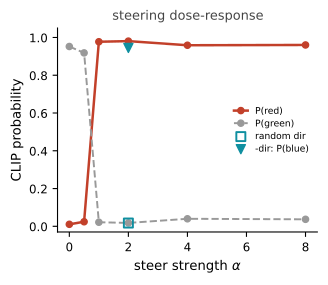

Write the Python code that produced this figure.
"""Fig 9 (G-phase): activation steering dose-response. Adding the probe
direction d_red at L6-23 (all steps) to a car_green recipient's car-region
rows flips the output to red above a sharp alpha~1 threshold; a random
direction at the same alpha does not; the negative direction overshoots
to blue, not back to green."""
import json
import os
from pathlib import Path
import matplotlib
matplotlib.use("Agg")
matplotlib.rcParams["pdf.fonttype"] = 42
matplotlib.rcParams["ps.fonttype"] = 42
import matplotlib.pyplot as plt

RED = "#C2402A"
TEAL = "#0F8FA0"
GRAY_D = "#444444"
GRAY_M = "#999999"

ROOT = Path(os.environ.get(
    "IMAGE_EDIT_LENS_ROOT",
    Path(__file__).resolve().parents[3] / "image-edit-lens",
))
OUT_DIR = Path(__file__).resolve().parent
g1 = json.load(open(ROOT / "runs" / "g1_steer" / "summary.json"))

by_cond = {r["condition"]: r for r in g1["results"]}
alphas = [0.0, 0.5, 1.0, 2.0, 4.0, 8.0]
conds = ["control_no_steer", "alpha_0.5", "alpha_1", "alpha_2", "alpha_4", "alpha_8"]
p_red = [by_cond[c]["scores"]["a red car"] for c in conds]
p_green = [by_cond[c]["scores"]["a green car"] for c in conds]

fig, ax = plt.subplots(figsize=(3.35, 2.65))
ax.plot(alphas, p_red, color=RED, marker="o", markersize=4.5, linewidth=1.8, label="P(red)")
ax.plot(alphas, p_green, color=GRAY_M, marker="o", markersize=4.5, linewidth=1.4,
        linestyle="--", label="P(green)")

rd = by_cond["random_dir_alpha2"]
ax.scatter([2.0], [rd["scores"]["a red car"]], marker="s", s=42, facecolor="none",
           edgecolor=TEAL, linewidth=1.4, zorder=5, label="random dir")
nd = by_cond["neg_dir_alpha2"]
ax.scatter([2.0], [nd["scores"]["a blue car"]], marker="v", s=42, color=TEAL,
           zorder=5, label="-dir: P(blue)")

ax.set_xlabel(r"steer strength $\alpha$", fontsize=9.5)
ax.set_ylabel("CLIP probability", fontsize=9.5)
ax.set_ylim(-0.03, 1.05)
ax.tick_params(labelsize=8.5)
for spine in ["top", "right"]:
    ax.spines[spine].set_visible(False)
ax.legend(fontsize=6.6, frameon=False, loc="center right", handlelength=1.5, labelspacing=0.35)
ax.set_title("steering dose-response", fontsize=9.3, color=GRAY_D)

fig.savefig(OUT_DIR / "fig9_steering.pdf", bbox_inches="tight")
print("wrote fig9_steering.pdf")
